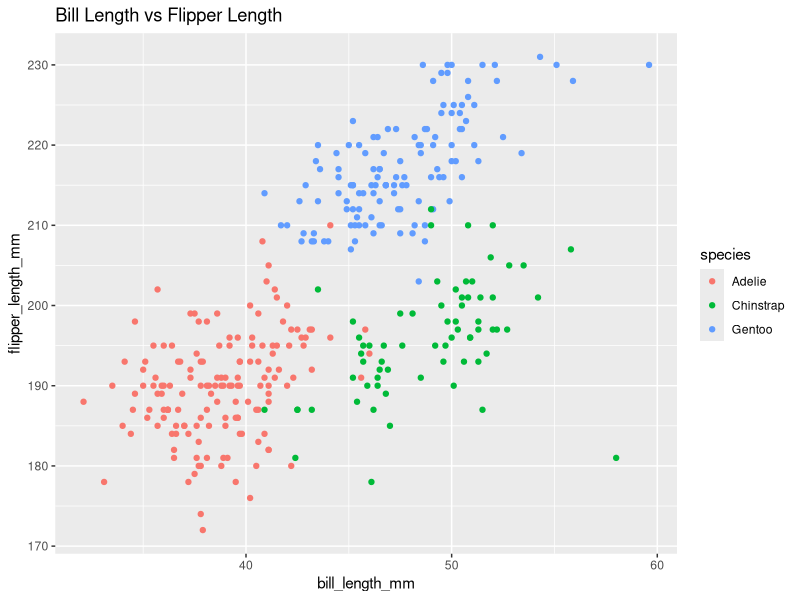

The R script that drew this image:
## ---- chunk 1
library(tidyverse)
## ---- chunk 2
## create the data frame "hw1_df"
hw1_df =
  tibble(
    sample = rnorm(10),
    gr_than_0 = sample > 0,
    vec_char = c("a", "b", "c", "d", "e", "f", "g", "h", "i", "j"),
    vec_factor = factor(c(1, 1, 2, 3, 3, 3, 2, 3, 1, 3), 
                        levels = c("1", "2", "3"))
  )

## show the data frame
hw1_df
## ---- chunk 3
## take the mean of sample
hw1_df %>% pull(sample) %>% mean()
mean(hw1_df$sample)

## take the mean of logical vector
hw1_df %>% pull(gr_than_0) %>% mean()
mean(hw1_df$gr_than_0)

## take the mean of character vector
hw1_df %>% pull(vec_char) %>% mean()
mean(hw1_df$vec_char)

## take the mean of factor vector
hw1_df %>% pull(vec_factor) %>% mean()
mean(hw1_df$vec_factor)
## ---- chunk 4
## load "penguins" dataset
data("penguins", package = "palmerpenguins")
## ---- chunk 5
## show the dataset
penguins
## names of important variables
names(penguins)
## the size of dataset
dim(penguins)
nrow(penguins)
ncol(penguins)
## the mean of flipper length
mean(penguins$flipper_length_mm, na.rm = T)
## ---- chunk 6
ggplot(penguins, aes(x = bill_length_mm, y = flipper_length_mm)) +
  geom_point(aes(color = species)) +
  ggtitle("Bill Length vs Flipper Length")
